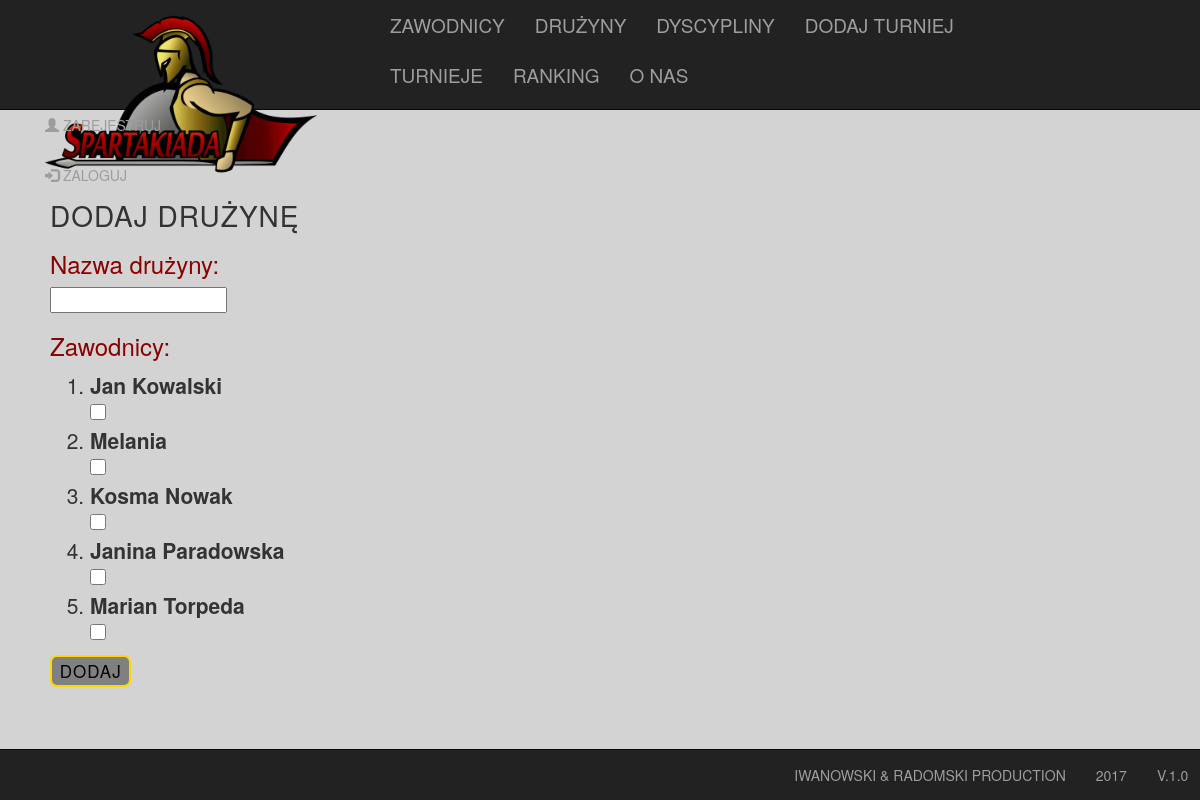
The app's page /add_team/ with its own data.
### spartakiada/models.py (models this page shows, shortened)
class Player(models.Model):
    name = models.CharField(max_length=128, unique=True)
    def __str__(self):
        return '%s' % self.name
    """
    Not perfect way to get players gender basing on their first name.
    Works only for polish names.
    """
    @property
    def gender(self):
        male_names = ["Bonawentura", "Kuba", "Kosma", "Attyla", "Barnaba", "Seba", "Dyzma", "Zawisza"]
        female_names = ["Miriam", "Nicole", "Noemi", "Beatrycze", "Nel"]
        name = self.name.partition(' ')[0]
        if name.endswith("a") and name not in male_names or name in female_names:
            return "F"
        else:
            return "M"

### spartakiada/views.py (the view, shortened to what this page needs)
# urls.py: url(r'^add_team/', views.TeamAddView.as_view(),
class TeamAddView(View):
    def get(self, request):
        players = players_alphabetically()
        ctx = {
            'players': players,
        }
        return render(request, 'spartakiada/team_form.html', ctx)

### spartakiada/views.py (called while the page is built)
def reverse_name(name):
    return " ".join(name.split(" ")[::-1])

def players_alphabetically():
    players = Player.objects.all()
    players_list = []
    for player in players:
        players_list.append(reverse_name(player.name))
    if "Random" in players_list:
        players_list.remove('Random')
    players_list.sort()
    players_list = [reverse_name(player) for player in players_list]
    players_list = [Player.objects.get(name=player) for player in players_list]
    return players_list

### spartakiada/templates/spartakiada/team_form.html (shortened to what this page needs)
{% extends 'spartakiada/base.html' %}
{% block content %}
    <h3 class="headtext">Dodaj drużynę</h3>
    <form action="" method="POST">{% csrf_token %}
        <h3 class="maintext">Nazwa drużyny: </h3>
        <input id="team_name" type="text" name="team_name"/>
        <h3 class="maintext">Zawodnicy: </h3>
        <ol>
    {% for player in players %}
        <li><label>{{ player }} <input class="checkbox" type="checkbox"
            name="player" value="{{ player }}"></label></li>
    {% empty %}
            <p class="maintext">Najpierw dodaj zawodników</p>
    {% endfor %}
    </ol>
        <input class="toggle" type="submit" value="&nbsp;DODAJ&nbsp;">
    </form>
{% endblock %}

### spartakiada/static/spartakiada/style.css (style rules this page uses)
body { background-color: grey; }
.toggle { letter-spacing: 1px; color: black; font-size: 17px; border: 2px solid gold; border-radius: 7px; background-color: grey; padding: 2px; text-decoration: none; }
ol { font-size: 1.5em; }
.maintext { text-decoration: none; color: #8B0000; }
.headtext { letter-spacing: 1px; font-size: 2em; text-transform: uppercase; }
.checkbox { margin-top: 5px; margin-bottom: 5px; width: 16px; height: 16px; }

### records on screen
Player: name "Jan Kowalski"
Player: name "Melania"
Player: name "Kosma Nowak"
Player: name "Janina Paradowska"
Player: name "Marian Torpeda"
